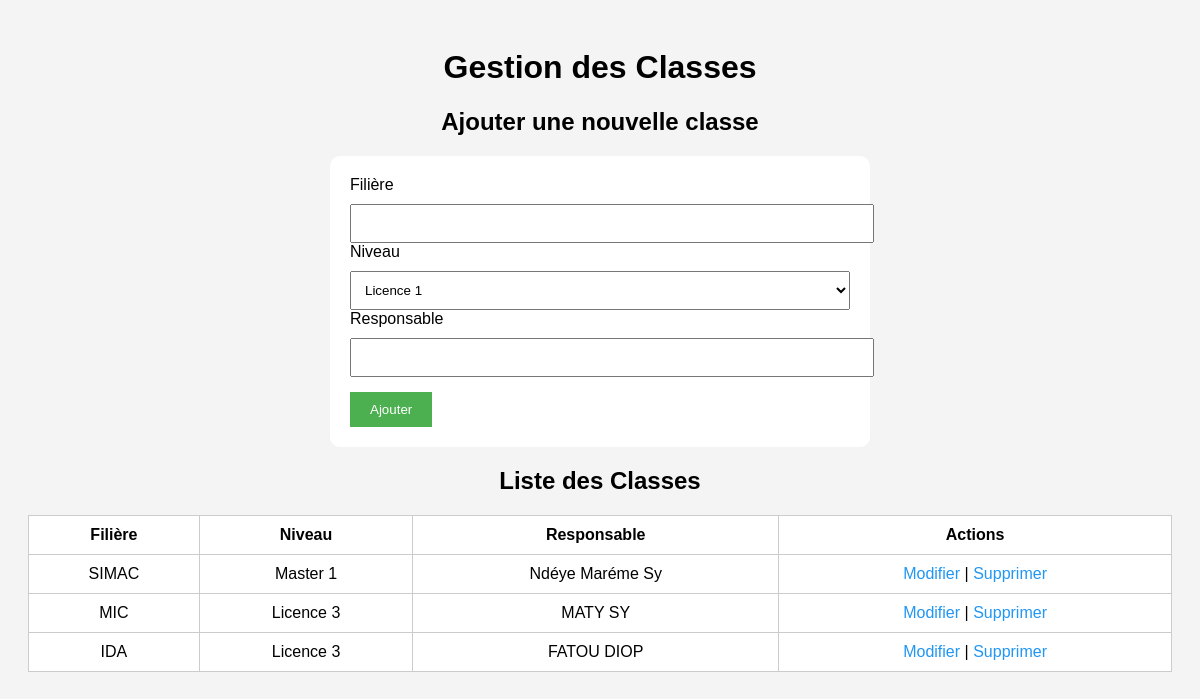
/classes.php, run on the app's committed database.
### tables this page shows
CREATE TABLE `classes` (
  `id` int(11) NOT NULL,
  `filiere` varchar(100) NOT NULL,
  `niveau` varchar(50) NOT NULL,
  `responsable` varchar(100) DEFAULT NULL
);

### classes.php (the view, shortened to what this page needs)
<?php
$pdo = new PDO("mysql:host=localhost;dbname=gestion_inscription;charset=utf8", "root", "");
$pdo->setAttribute(PDO::ATTR_ERRMODE, PDO::ERRMODE_EXCEPTION);
$editMode = false;
$filiere = '';
$niveau = '';
$responsable = '';
$classes = $pdo->query("SELECT * FROM classes ORDER BY id DESC")->fetchAll();
?>
<!DOCTYPE html>
<html>
<head>
</head>
<body>
<h1>Gestion des Classes</h1>
<h2><?= $editMode ? "Modifier une classe" : "Ajouter une nouvelle classe" ?></h2>
<form method="POST">
    <label>Filière</label>
    <input type="text" name="filiere" value="<?= htmlspecialchars($filiere) ?>" required>
    <label>Niveau</label>
    <select name="niveau" required>
        <?php
        $niveaux = ['Licence 1', 'Licence 2', 'Licence 3', 'Master 1', 'Master 2'];
        foreach ($niveaux as $niv) {
            $selected = ($niveau === $niv) ? 'selected' : '';
            echo "<option value=\"$niv\" $selected>$niv</option>";
        }
        ?>
    </select>
    <label>Responsable</label>
    <input type="text" name="responsable" value="<?= htmlspecialchars($responsable) ?>" required>
    <button type="submit" name="<?= $editMode ? 'modifier' : 'ajouter' ?>">
        <?= $editMode ? 'Modifier' : 'Ajouter' ?>
    </button>
</form>
<h2>Liste des Classes</h2>
<table>
    <thead>
        <tr>
            <th>Filière</th>
            <th>Niveau</th>
            <th>Responsable</th>
            <th>Actions</th>
        </tr>
    </thead>
    <tbody>
        <?php foreach ($classes as $classe): ?>
        <tr>
            <td><?= htmlspecialchars($classe['filiere']) ?></td>
            <td><?= htmlspecialchars($classe['niveau']) ?></td>
            <td><?= htmlspecialchars($classe['responsable']) ?></td>
            <td>
                <a href="classes.php?modifier=<?= $classe['id'] ?>">Modifier</a> |
                <a href="classes.php?supprimer=<?= $classe['id'] ?>" onclick="return confirm('Supprimer cette classe ?')">Supprimer</a>
            </td>
        </tr>
        <?php endforeach; ?>
    </tbody>
</table>
</body>
</html>

### classes.php (style rules this page uses)
body { font-family: Arial; padding: 20px; background: #f4f4f4; }
h1, h2 { text-align: center; }
table { width: 100%; border-collapse: collapse; background: white; margin-top: 20px; }
th, td { padding: 10px; border: 1px solid #ccc; text-align: center; }
form { max-width: 500px; margin: auto; background: white; padding: 20px; border-radius: 10px; }
input[type=text], select { width: 100%; padding: 10px; margin-top: 10px; }
button { margin-top: 15px; padding: 10px 20px; background: #4CAF50; color: white; border: none; cursor: pointer; }
a { text-decoration: none; color: #2196F3; }

### data on the page
classes: filiere "SIMAC", niveau "Master 1", responsable "Ndéye Maréme Sy"
classes: filiere "MIC", niveau "Licence 3", responsable "MATY SY"
classes: filiere "IDA", niveau "Licence 3", responsable "FATOU DIOP"

### other printed values
form field niveau "Licence 1"
